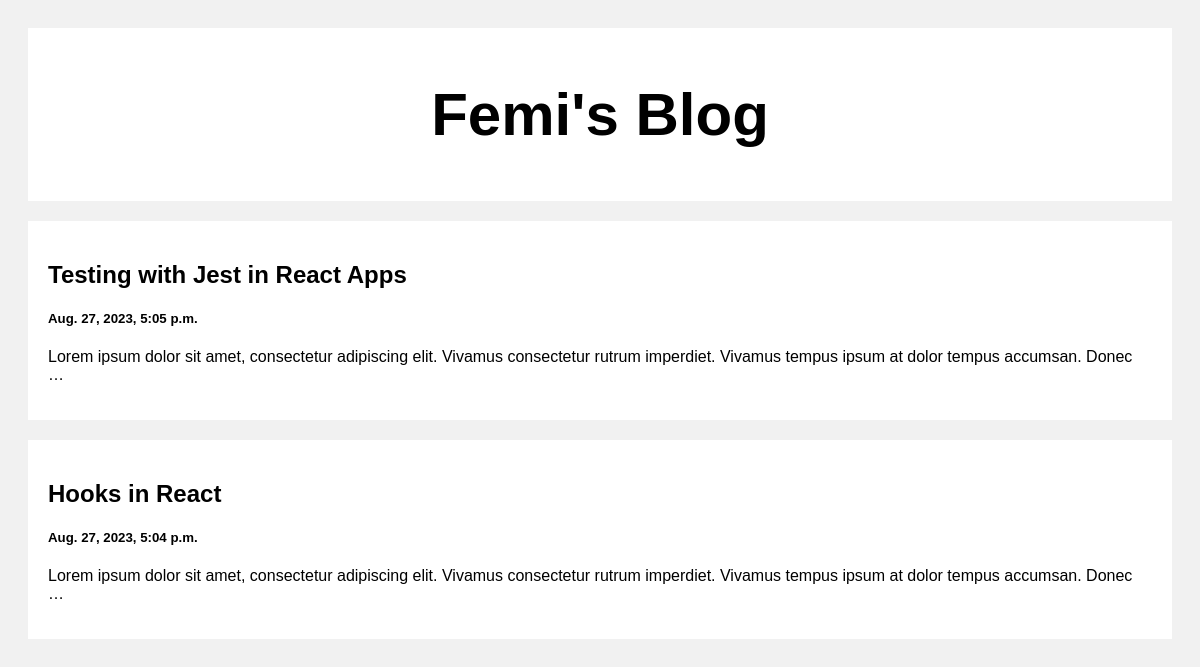
The page / on the database its author committed.
### post/models.py (models this page shows)
class Post(models.Model):
    title = models.CharField(max_length=200)
    body = models.TextField()
    created_at = models.DateTimeField(default=datetime.now, blank=True)

### post/views.py (the view)
# urls.py: path('', views.posts, name='posts'),
def posts(request):
    posts = Post.objects.all()
    return render(request, 'index.html', {'posts': posts})

### templates/index.html (shortened to what this page needs)
<!DOCTYPE html>
<html>
  <head>
  </head>
  <body>
    <div class="header">
      <h2>Femi's Blog</h2>
    </div>
    <div class="row">
      <div class="leftcolumn">
        {% for post in posts reversed %}
        <div class="card">
          <a
            style="text-decoration: none; color: black"
            href="/post/{{post.id}}"
          >
            <h2>{{post.title}}</h2>
            <h5>{{post.created_at}}</h5>
            <p>{{post.body|truncatewords:20}}</p>
          </a>
        </div>
        {% endfor %}
      </div>
    </div>
  </body>
</html>

### templates/index.html (style rules this page uses)
* { box-sizing: border-box; }
body { font-family: Arial; padding: 20px; background: #f1f1f1; }
.header { padding: 2px; font-size: 40px; text-align: center; background: white; }
.leftcolumn { float: left; width: 100%; }
.card { background-color: white; padding: 20px; margin-top: 20px; }
.row:after { content: ""; display: table; clear: both; }

### rows shown on the page
Post: title "Testing with Jest in React Apps", created_at "Aug. 27, 2023, 5:05 p.m.", body "Lorem ipsum dolor sit amet, consectetur adipiscing elit. Vivamus consectetur rutrum imperdiet. Vivamus tempus ipsum at dolor tempus accumsan. Donec …"
Post: title "Hooks in React", created_at "Aug. 27, 2023, 5:04 p.m.", body "Lorem ipsum dolor sit amet, consectetur adipiscing elit. Vivamus consectetur rutrum imperdiet. Vivamus tempus ipsum at dolor tempus accumsan. Donec …"
